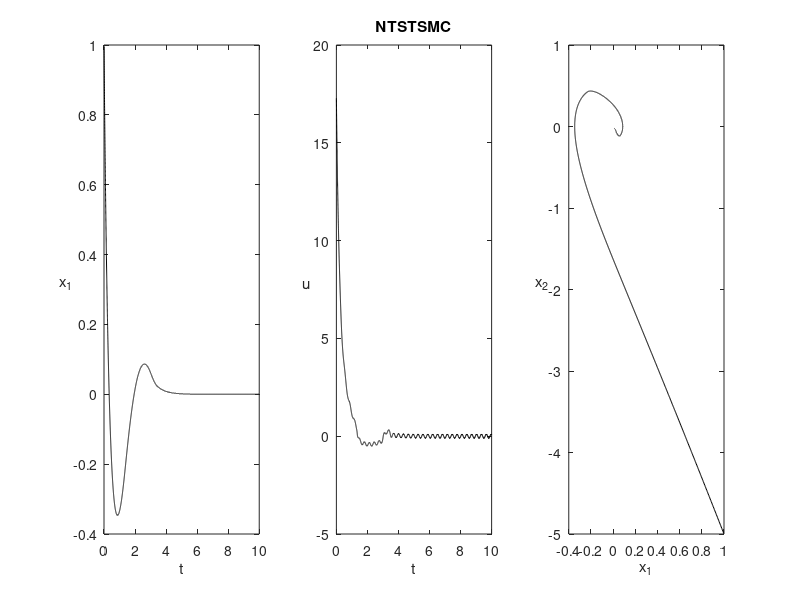

Recreate this plot in MATLAB.
clc,clear,close all

t_end = 10; n = 10000;t_delta = t_end/n;
alpha = 2;beta = 1;gamma = 0.4;
mu = 0.9;r = 1.5;
K1 = 1;K2 = 1;

y = [1 -5];
s_integ = 0;

y1_array = [];y2_array = [];
s_array = [];u_array=[];s_dot_array=[];

for t = linspace(0,t_end,n)
    s = alpha * y(1) +  (beta * y(2) ^ mu) + (gamma *  y(1) ^ r);
    if (t > 0) s_dot = (s - s_array(1,end)) / t_delta; end
    s_integ = s_integ + K2 * sign(s) * t_delta;

    u = -0.1*sin(20*t) - (alpha/(beta*mu) * y(2)^(2-mu)) ...
    -(gamma*r/(beta*mu) *(y(2)^(2-mu))*(y(1)^(r-1))) ...
    -(K1*(abs(s))^(1/2)*sign(s))- s_integ

    y(2) = y(2) + (0.1*sin(20*t) + u) * t_delta;
    y(1) = y(1) + y(2) * t_delta;
    u_array = [u_array,u];
    s_array = [s_array,s];
    if (t > 0)  s_dot_array = [s_dot_array,s_dot]; end
    y1_array = [y1_array, y(1)];
    y2_array = [y2_array, y(2)];
end
t = linspace(0,t_end,n);
subplot(1,3,1);plot(t,y1_array,'k');xlabel('t');ylabel('x_1',"Rotation",0)
subplot(1,3,2);plot(t,u_array,'k');xlabel('t');ylabel('u',"Rotation",0);title('NTSTSMC')
subplot(1,3,3);plot(y1_array,y2_array,'k');xlabel('x_1');ylabel('x_2',"Rotation",0)
